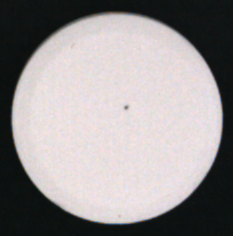
//> input picture imgs_0114_v1/input/oriImg_02.png, 233 x 236 px
$ ./Pro_1220_Pan_v2   (built with g++ and OpenCV 4)
//> lines starting //> are read from the running program, lines starting //| are printed output that depends on the picture; after the words box and inside, x2 and y2 are one past the last pixel; in counts of white or black regions, pixels touching at a corner belong together
#include <stdio.h>
#include <string.h>
#include <stdlib.h>
#include <cmath>
#include <opencv2/opencv.hpp>

using namespace std;
using namespace cv;

int threshVal = 17; // [0, 255] -> dv01 - 8bit
int gaussianSize = 17; // (n * 2 + 1) 1, 3, 5, 7, 9, ..., 31 -> dv02 - 4bit
int circleOffset = 9; // [0, 15] -> dv03 - 4bit
int medianSize = 3; // -> dv04 - 4bit
int dilateTimes_t1 = 1; // -> dv05 - 2bit
int aspectOffset_t1 = 1; // [0, 7] -> dv06 - 3bit
int contourPixNums_t1 = 7; // [0, 7] -> dv07 - 3bit
int dilateTimes_t2 = 1; // [0, 3] -> dv08 - 2bit
int aspectOffset_t2 = 0; // [0, 7] -> dv09 - 3bit
int contourPixNums_t2 = 3; // [0, 7] -> dv10 - 3bit

void imgShow(const string& name, const Mat& img) {
	imshow(name, img);
	waitKey(0);
	destroyAllWindows();
}

/*
  function: Sobel processing
*/
void gradCal(Mat& srcImg, Mat& dstImg) {
	Mat sobelX, sobelY, gradientMagnitude;
	Sobel(srcImg, sobelX, CV_64F, 1, 0, 1);
	Sobel(srcImg, sobelY, CV_64F, 0, 1, 1);
	magnitude(sobelX, sobelY, gradientMagnitude);
	normalize(gradientMagnitude, dstImg, 0, 255, NORM_MINMAX, CV_8U);
}

vector<Vec3f> circleDetect(Mat img) {
	Mat blurred;
	GaussianBlur(img, blurred, Size(gaussianSize, gaussianSize), 0, 0);
	vector<Vec3f> circles;
	HoughCircles(blurred, circles, HOUGH_GRADIENT, 1, blurred.rows / 8, 200, 100, 0, 0);
	return circles;
}

int comDistance(int y, int x, Vec3f circle) {
	int centerX = (int)circle[0];
	int centerY = (int)circle[1];
	int radius = (int)circle[2];
	int distance = (int)sqrt(pow((double)(x - centerX), 2) + pow((double)(y - centerY), 2));
	if (distance > radius) {
		return 0;
	}
	else if (distance > radius - circleOffset && distance <= radius) {
		return 1;
	}
	else {
		return 2;
	}
}

void contourProcess(Mat& metaImg, Mat& resImg, int aspectRatio, int pixNums, vector<Vec3f> circles) {
	vector<vector<Point>> contours;
	findContours(metaImg, contours, RETR_LIST, CHAIN_APPROX_SIMPLE);
	Mat mask = Mat::zeros(metaImg.size(), CV_8UC1);
	for (const auto& contour : contours) {
		Rect bounding_box = boundingRect(contour);
		double aspect_ratio = static_cast<double>(bounding_box.width) / bounding_box.height;
		if ((aspect_ratio <= (1 - aspectRatio * 0.1) || aspect_ratio > (1 + aspectRatio * 0.1)) && cv::contourArea(contour) < pixNums) {
			drawContours(mask, vector<vector<Point>>{contour}, -1, Scalar(255), -1);
		}
	}
	// imgShow("mask", mask);

	if (circles.size() != 0) {
		for (int y = 0; y < resImg.rows; y++) {
			for (int x = 0; x < resImg.cols; x++) {
				if (comDistance(y, x, circles[0]) == 2) {
					if (mask.at<uchar>(y, x) == 255) {
						resImg.at<uchar>(y, x) = 255;
					}
				}
			}
		}
	}
	// imgShow("res", resImg);
}

int main(void) {
	Mat oriImg = imread("./imgs_1225_v1/input/oriImg_02.png", IMREAD_GRAYSCALE);
//> oriImg: 236 rows x 233 cols, CV_8UC1; min 13, max 235, mean 147.2
	//imgShow("res", oriImg);

	Mat edges_s1;
	gradCal(oriImg, edges_s1); // stat-01 -> Sobel
//> in gradCal, `Sobel(srcImg, sobelX, CV_64F, 1, 0, 1);`:
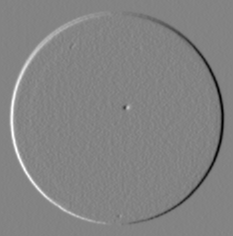
//> sobelX: 236 rows x 233 cols, CV_64FC1; min -143, max 134, mean 0; drawn with min black and max white
//> in gradCal, `Sobel(srcImg, sobelY, CV_64F, 0, 1, 1);`:
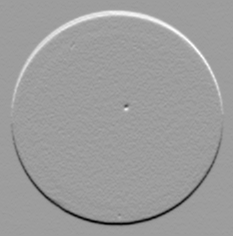
//> sobelY: 236 rows x 233 cols, CV_64FC1; min -143, max 89, mean 0; drawn with min black and max white
//> in gradCal, `normalize(gradientMagnitude, dstImg, 0, 255, NORM_MINMAX, CV_8U);`:
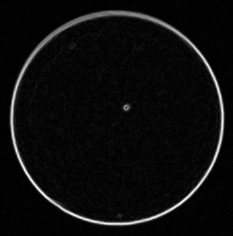
//> dstImg: 236 rows x 233 cols, CV_8UC1; min 0, max 255, mean 12.2
	//imgShow("res", edges_s1);

	Mat biImg;
	threshold(edges_s1, biImg, threshVal, 255, THRESH_BINARY); // stat-02 -> threshold
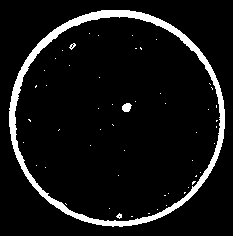
//> biImg: 236 rows x 233 cols, CV_8UC1; 7.6% white; 54 white regions (50 under 20 px), largest, box (x1, y1, x2, y2) and area: (9, 10, 225, 227) 4000, (122, 103, 132, 112) 67, (69, 43, 76, 50) 23, (116, 213, 122, 219) 21
	// imgShow("res", biImg);

	vector<Vec3f> circles = circleDetect(biImg); // GaussianSize
//> in circleDetect, `GaussianBlur(img, blurred, Size(gaussianSize, gaussianSize), 0, 0);`:
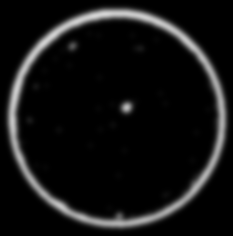
//> blurred: 236 rows x 233 cols, CV_8UC1; min 0, max 212, mean 19.5
//> in circleDetect, `HoughCircles(blurred, circles, HOUGH_GRADIENT, 1, blurred.rows / 8, 20..`: circles = 1 circle (x, y, radius): [116.5, 118.5, 108.7]
//> circles = 1 item: [116.5, 118.5, 108.7]

	if (circles.size() != 0) { // stat-03
		for (int y = 0; y < biImg.rows; y++) {
			for (int x = 0; x < biImg.cols; x++) {
				if (comDistance(y, x, circles[0]) == 0) { // offset
					biImg.at<uchar>(y, x) = 0;
				}
				else if (comDistance(y, x, circles[0]) == 1) {
					biImg.at<uchar>(y, x) = 255;
				}
				else {
					biImg.at<uchar>(y, x) = biImg.at<uchar>(y, x) == 0 ? 255 : 0;
				}
			}
		}
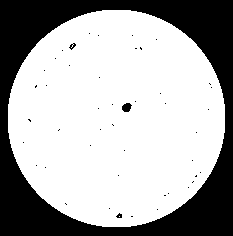
//> biImg: 236 rows x 233 cols, CV_8UC1; 67.5% white; 47 black regions (43 under 20 px), largest, box (x1, y1, x2, y2) and area: (0, 0, 233, 236) 17703, (122, 103, 132, 112) 67, (69, 43, 76, 50) 23, (116, 213, 122, 218) 20
	}
	//imgShow("test", biImg);

	Mat blurImg_mask;
	medianBlur(biImg, blurImg_mask, 3);
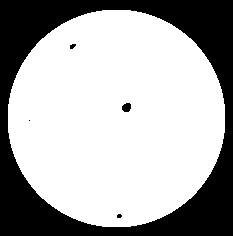
//> blurImg_mask: 236 rows x 233 cols, CV_8UC1; 67.6% white; 5 black regions (2 under 20 px), largest, box (x1, y1, x2, y2) and area: (0, 0, 233, 236) 17703, (122, 103, 131, 112) 66, (70, 44, 76, 49) 22

//> (the run ends here: the program needs code that is not available in this run, at `if (erodeFlag)`)
